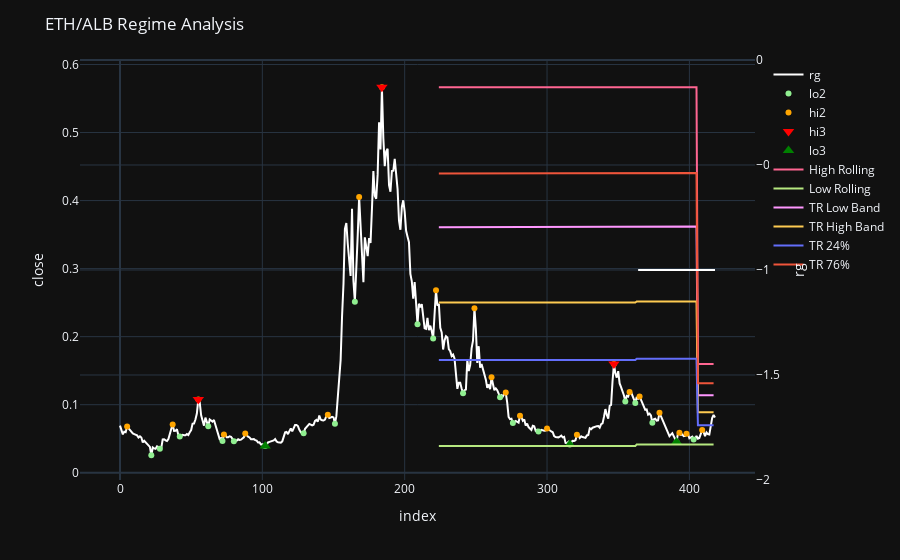

Notebook code for this chart:
### Code cell
plot_regime(alb_daily_data.close)

### Figure 1 — Plotly figure (JSON) as saved in the notebook; plotly's stock layout.template omitted (floating-point values rounded to 4 significant figures; data arrays with more than 128 entries replaced by an {"elided": "..."} marker saying what was removed)
{"data": [{"hovertemplate": "index=%{x}<br>close=%{y}<extra></extra>", "legendgroup": "", "line": {"color": "white", "dash": "solid", "shape": "linear"}, "marker": {"symbol": "circle"}, "mode": "lines", "name": "", "orientation": "v", "showlegend": false, "type": "scatter", "x": {"elided": "419 int values"}, "xaxis": "x", "y": {"elided": "419 float values"}, "yaxis": "y"}, {"line": {"color": "white"}, "name": "rg", "type": "scatter", "x": {"elided": "419 int values"}, "y": {"elided": "419 int values"}, "yaxis": "y2"}, {"marker": {"color": "lightgreen"}, "mode": "markers", "name": "lo2", "type": "scatter", "x": {"elided": "419 int values"}, "y": {"elided": "419 float values"}}, {"marker": {"color": "orange"}, "mode": "markers", "name": "hi2", "type": "scatter", "x": {"elided": "419 int values"}, "y": {"elided": "419 float values"}}, {"marker": {"color": "red", "size": 10, "symbol": "triangle-down"}, "mode": "markers", "name": "hi3", "type": "scatter", "x": {"elided": "419 int values"}, "y": {"elided": "419 float values"}}, {"marker": {"color": "green", "size": 10, "symbol": "triangle-up"}, "mode": "markers", "name": "lo3", "type": "scatter", "x": {"elided": "419 int values"}, "y": {"elided": "419 float values"}}, {"name": "High Rolling", "type": "scatter", "x": {"elided": "419 int values"}, "y": {"elided": "419 float values"}}, {"name": "Low Rolling", "type": "scatter", "x": {"elided": "419 int values"}, "y": {"elided": "419 float values"}}, {"name": "TR Low Band", "type": "scatter", "x": {"elided": "419 int values"}, "y": {"elided": "419 float values"}}, {"name": "TR High Band", "type": "scatter", "x": {"elided": "419 int values"}, "y": {"elided": "419 float values"}}, {"name": "TR 24%", "type": "scatter", "x": {"elided": "419 int values"}, "y": {"elided": "419 float values"}}, {"name": "TR 76%", "type": "scatter", "x": {"elided": "419 int values"}, "y": {"elided": "419 float values"}}], "layout": {"legend": {"tracegroupgap": 0}, "margin": {"t": 60}, "title": {"text": "ETH/ALB Regime Analysis"}, "xaxis": {"anchor": "y", "domain": [0, 1], "title": {"text": "index"}}, "yaxis": {"anchor": "x", "domain": [0, 1], "title": {"text": "close"}}, "yaxis2": {"overlaying": "y", "side": "right", "title": {"text": "rg"}}}}
